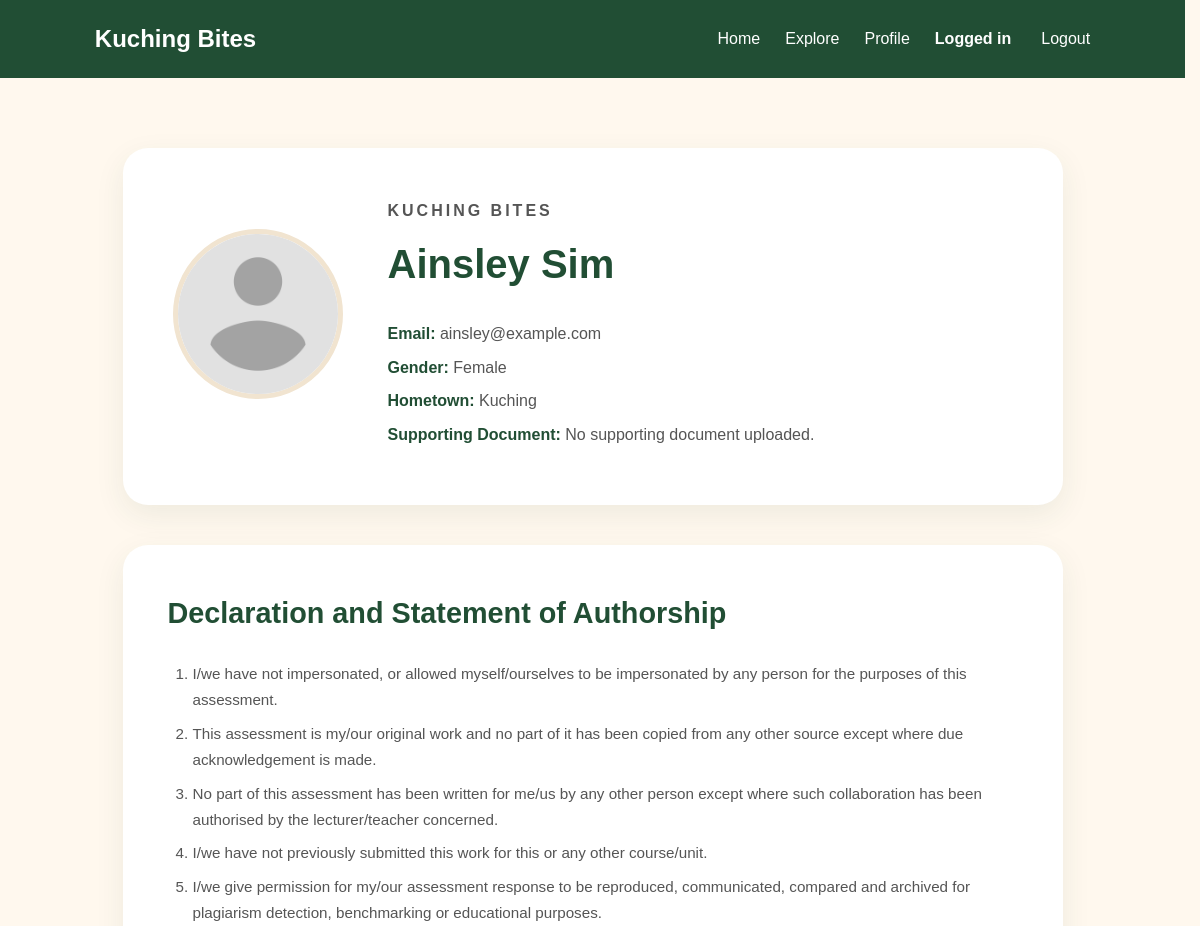
The page /profile.php (signed in, upper part) on the database as committed earlier.
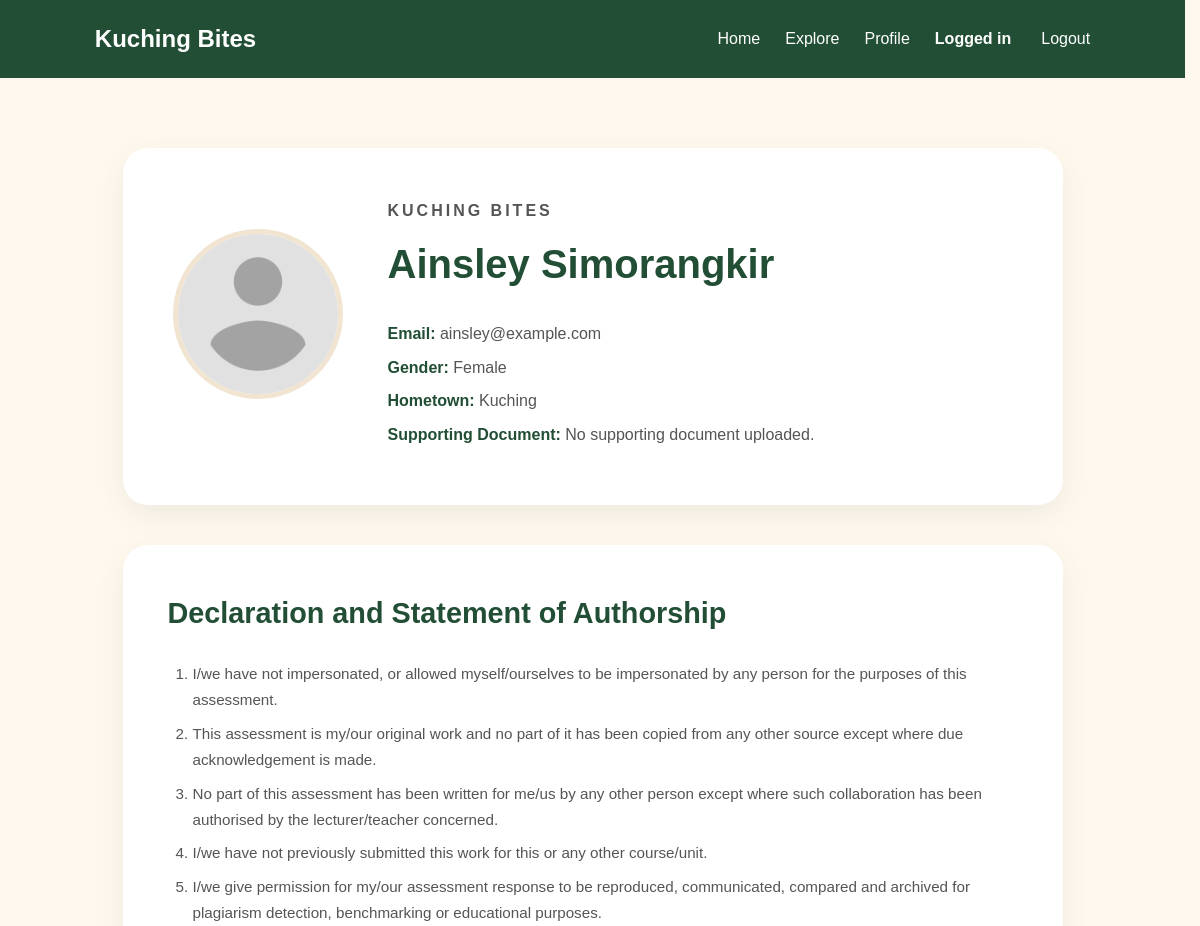
The same page on the database as committed later.
### tables this page shows
CREATE TABLE `user_table` (
  `email` varchar(50) NOT NULL,
  `first_name` varchar(50) NOT NULL,
  `last_name` varchar(50) NOT NULL,
  `dob` date DEFAULT NULL,
  `gender` varchar(6) NOT NULL,
  `hometown` varchar(50) NOT NULL,
  `profile_image` varchar(100) DEFAULT NULL,
  `supporting_document` varchar(100) DEFAULT NULL
);

### profile.php (the view, shortened to what the changed rows need)
<?php
require_once "db.php";
$email = $_SESSION["email"];
$sql = "SELECT first_name, last_name, email, gender, hometown,
               profile_image, supporting_document
        FROM user_table
        WHERE email = ?";
$stmt = $conn->prepare($sql);
$stmt->bind_param("s", $email);
$stmt->execute();
$result = $stmt->get_result();
$user = $result->fetch_assoc();
$name = htmlspecialchars(
    $user["first_name"] . " " . $user["last_name"],
    ENT_QUOTES,
    "UTF-8"
);
$userEmail = htmlspecialchars($user["email"], ENT_QUOTES, "UTF-8");
$gender = htmlspecialchars($user["gender"], ENT_QUOTES, "UTF-8");
$hometown = htmlspecialchars($user["hometown"], ENT_QUOTES, "UTF-8");
$supportingDocument = $user["supporting_document"] ?? "";
$hasSupportingDocument = (
    !empty($supportingDocument) &&
    strpos($supportingDocument, "resume/") === 0 &&
    is_file(__DIR__ . "/" . $supportingDocument)
);
$supportingDocument = htmlspecialchars(
    $supportingDocument,
    ENT_QUOTES,
    "UTF-8"
);
?>
<!DOCTYPE html>
<html lang="en">
<head>
    <link
        rel="stylesheet"
        href="style/style.css?v=1"
    >
</head>
<body>
    <header class="navbar">
        <h1 class="logo">
            Kuching Bites
        </h1>
    </header>
    <main>
        <section class="profile-page">
            <div class="profile-header">
                <div class="profile-information">
                    <p class="section-label">
                        KUCHING BITES
                    </p>
                    <h2>
                        <?php echo $name; ?>
                    </h2>
                    <p>
                        <strong>
                        </strong>
                        <?php echo $userEmail; ?>
                    </p>
                    <p>
                        <strong>
                        </strong>
                        <?php echo $gender; ?>
                    </p>
                    <p>
                        <strong>
                        </strong>
                        <?php echo $hometown; ?>
                    </p>
                    <p>
                        <strong>
                        </strong>
                        <?php if ($hasSupportingDocument): ?>
                            <a
                                href="<?php echo $supportingDocument; ?>"
                                class="btn btn-primary"
                                target="_blank"
                                rel="noopener noreferrer"
                            >
                                View Supporting Document
                            </a>
                        <?php else: ?>
                            <span>
                            </span>
                        <?php endif; ?>
                    </p>
                </div>
            </div>
            <section class="integrity">
                <h2>
                    Declaration and Statement of Authorship
                </h2>
            </section>
        </section>
    </main>
</body>
</html>

Rows that differ between the two databases and show on the page:
changed user_table "ainsley@example.com": name "Ainsley Sim" → "Ainsley Simorangkir"
